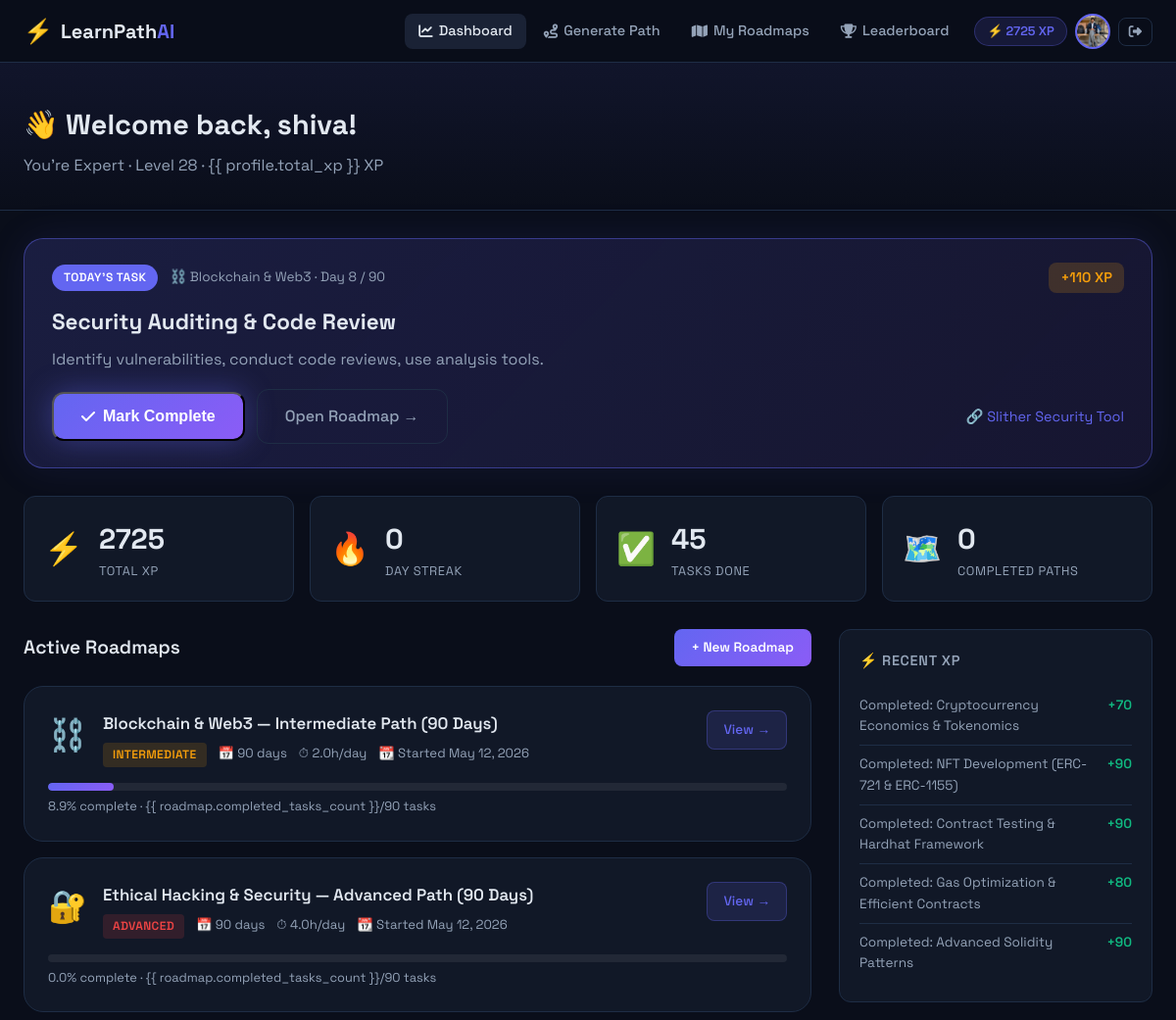
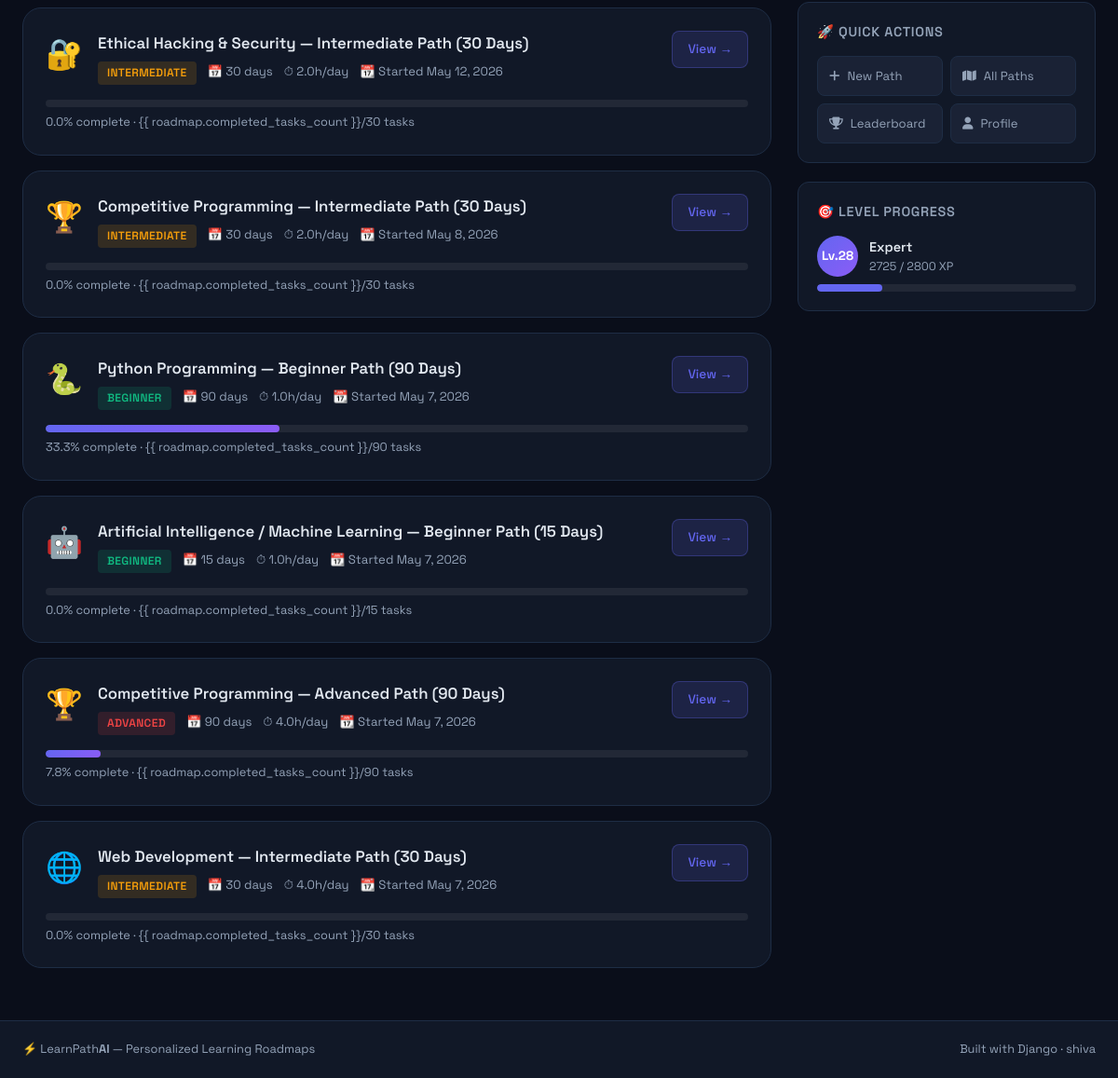
The page /dashboard/ (signed in) on the database its author committed (2 pictures, top to bottom).
### users/models.py (models this page shows, shortened)
class UserProfile(models.Model):
    EXPERIENCE_CHOICES = [
        ('beginner', 'Beginner'),
        ('intermediate', 'Intermediate'),
        ('advanced', 'Advanced'),
    ]
    user = models.OneToOneField(User, on_delete=models.CASCADE, related_name='profile')
    bio = models.TextField(blank=True, max_length=500)
    avatar = models.ImageField(upload_to='avatars/', null=True, blank=True)
    experience_level = models.CharField(max_length=20, choices=EXPERIENCE_CHOICES, default='beginner')
    daily_study_hours = models.FloatField(default=1.0)
    total_xp = models.IntegerField(default=0)
    streak_days = models.IntegerField(default=0)
    last_activity = models.DateTimeField(null=True, blank=True)
    joined_at = models.DateTimeField(auto_now_add=True)
    class Meta:
        verbose_name = 'User Profile'
        verbose_name_plural = 'User Profiles'
    @property
    def level_title(self):
        if self.total_xp < 100:
            return 'Novice'
        elif self.total_xp < 500:
            return 'Apprentice'
        elif self.total_xp < 1500:
            return 'Scholar'
        elif self.total_xp < 3000:
            return 'Expert'
        else:
            return 'Master'
    @property
    def level_number(self):
        return max(1, self.total_xp // 100 + 1)

### roadmap/models.py (models this page shows, shortened)
class RoadmapTask(models.Model):
    roadmap = models.ForeignKey(Roadmap, on_delete=models.CASCADE, related_name='tasks')
    topic = models.ForeignKey(Topic, on_delete=models.SET_NULL, null=True)
    day_number = models.IntegerField()
    title = models.CharField(max_length=200)
    description = models.TextField()
    task_details = models.TextField()  # specific tasks to do
    resource_url = models.URLField(blank=True)
    resource_title = models.CharField(max_length=200, blank=True)
    difficulty = models.IntegerField(default=2, choices=[(i, str(i)) for i in range(1, 6)])
    estimated_minutes = models.IntegerField(default=60)
    xp_reward = models.IntegerField(default=10)
    is_completed = models.BooleanField(default=False)
    completed_at = models.DateTimeField(null=True, blank=True)
    class Meta:
        ordering = ['roadmap', 'day_number']
        unique_together = ['roadmap', 'day_number']
        verbose_name = 'Roadmap Task'
        verbose_name_plural = 'Roadmap Tasks'

class Roadmap(models.Model):
    DURATION_CHOICES = [
        (15, '15 Days'),
        (30, '30 Days'),
        (60, '60 Days'),
        (90, '90 Days'),
    ]
    STATUS_CHOICES = [
        ('active', 'Active'),
        ('completed', 'Completed'),
        ('paused', 'Paused'),
        ('abandoned', 'Abandoned'),
    ]
    user = models.ForeignKey(User, on_delete=models.CASCADE, related_name='roadmaps')
    skill = models.ForeignKey(Skill, on_delete=models.CASCADE)
    title = models.CharField(max_length=200)
    level = models.CharField(max_length=20, choices=[
        ('beginner', 'Beginner'),
        ('intermediate', 'Intermediate'),
        ('advanced', 'Advanced'),
    ])
    daily_hours = models.FloatField(default=1.0)
    duration_days = models.IntegerField()
    status = models.CharField(max_length=20, choices=STATUS_CHOICES, default='active')
    start_date = models.DateField(auto_now_add=True)
    target_end_date = models.DateField(null=True, blank=True)
    completed_at = models.DateTimeField(null=True, blank=True)
    created_at = models.DateTimeField(auto_now_add=True)
    class Meta:
        ordering = ['-created_at']
        verbose_name = 'Roadmap'
        verbose_name_plural = 'Roadmaps'
    @property
    def total_tasks(self):
        return self.tasks.count()
    @property
    def completed_tasks_count(self):
        return self.tasks.filter(is_completed=True).count()
    @property
    def progress_percentage(self):
        total = self.total_tasks
        if total == 0:
            return 0
        return round((self.completed_tasks_count / total) * 100, 1)

class Skill(models.Model):
    CATEGORY_CHOICES = [
        ('cs_fundamentals', 'CS Fundamentals'),
        ('web_development', 'Web Development'),
        ('data_science', 'Data Science & AI'),
        ('programming', 'Programming Languages'),
        ('competitive', 'Competitive Programming'),
        ('blockchain', 'Blockchain & Web3'),
        ('ethical_hacking', 'Ethical Hacking & Security'),
        ('devops', 'DevOps & Cloud'),
        ('system_design', 'System Design'),
        ('mobile', 'Mobile Development'),
        ('gamedev', 'Game Development'),
        ('data_engineering', 'Data Engineering'),
        ('java_backend', 'Java & Spring Boot'),
    ]
    name = models.CharField(max_length=100, unique=True)
    slug = models.SlugField(max_length=100, unique=True)
    description = models.TextField()
    category = models.CharField(max_length=30, choices=CATEGORY_CHOICES)
    icon = models.CharField(max_length=50, default='📚')  # emoji icon
    color = models.CharField(max_length=20, default='#6366f1')  # hex color
    is_active = models.BooleanField(default=True)
    created_at = models.DateTimeField(auto_now_add=True)
    class Meta:
        ordering = ['name']
        verbose_name = 'Skill'
        verbose_name_plural = 'Skills'

### progress/models.py (models this page shows, shortened)
class XPLog(models.Model):
    XP_REASONS = [
        ('task_complete', 'Task Completed'),
        ('streak_bonus', 'Streak Bonus'),
        ('roadmap_complete', 'Roadmap Completed'),
        ('daily_login', 'Daily Login'),
        ('perfect_day', 'Perfect Day'),
    ]
    user = models.ForeignKey(User, on_delete=models.CASCADE, related_name='xp_logs')
    reason = models.CharField(max_length=30, choices=XP_REASONS)
    xp_amount = models.IntegerField()
    description = models.CharField(max_length=200)
    earned_at = models.DateTimeField(auto_now_add=True)
    related_task = models.ForeignKey(RoadmapTask, on_delete=models.SET_NULL, null=True, blank=True)
    class Meta:
        ordering = ['-earned_at']
        verbose_name = 'XP Log'
        verbose_name_plural = 'XP Logs'

### dashboard/views.py (the view)
# urls.py: path('dashboard/', views.DashboardView.as_view(), name='dashboard'),
@method_decorator(login_required, name='dispatch')
class DashboardView(View):
    template_name = 'dashboard/dashboard.html'
    def get(self, request):
        user = request.user
        active_roadmaps = Roadmap.objects.filter(user=user, status='active').order_by('-created_at')
        completed_roadmaps = Roadmap.objects.filter(user=user, status='completed').count()
        recent_xp = XPLog.objects.filter(user=user).order_by('-earned_at')[:5]
        suggestions = AdaptiveSuggestion.objects.filter(user=user, is_read=False)[:3]
        total_tasks = sum(r.total_tasks for r in active_roadmaps)
        completed_tasks = sum(r.completed_tasks_count for r in active_roadmaps)
        next_task = (
            RoadmapTask.objects
            .filter(roadmap__user=user, roadmap__status='active', is_completed=False)
            .order_by('-roadmap__created_at', 'day_number')
            .select_related('roadmap', 'roadmap__skill')
            .first()
        )
        ctx = {
            'active_roadmaps': active_roadmaps,
            'completed_roadmaps': completed_roadmaps,
            'recent_xp': recent_xp,
            'suggestions': suggestions,
            'total_tasks': total_tasks,
            'completed_tasks': completed_tasks,
            'profile': user.profile,
            'next_task': next_task,
        }
        return render(request, self.template_name, ctx)

### templates/dashboard/dashboard.html (shortened to what this page needs)
{% extends 'base.html' %} {% load dashboard_extras %} {% load affiliate_tags %}  {% block content %}
<div class="page-header">
  <div class="container">
    <h1>👋 Welcome back, {{ user.first_name|default:user.username }}!</h1>
    <p>
      You're {{ profile.level_title }} · Level {{ profile.level_number }} · {{
      profile.total_xp }} XP
    </p>
  </div>
</div>
<div class="container dashboard-grid">
  {% if next_task %}
  <div class="today-task-card" id="todayTaskCard">
    <div class="today-task-header">
      <div class="today-task-label">
        <span class="today-task-pill">Today's Task</span>
        <span class="today-task-meta">
          {{ next_task.roadmap.skill.icon }} {{ next_task.roadmap.skill.name }}
          · Day {{ next_task.day_number }} / {{ next_task.roadmap.duration_days }}
        </span>
      </div>
      <div class="today-task-xp">+{{ next_task.xp_reward }} XP</div>
    </div>
    <h2 class="today-task-title">{{ next_task.title }}</h2>
    <p class="today-task-desc">{{ next_task.description }}</p>
    <div class="today-task-actions">
      <button
        class="btn-hero-primary"
        id="todayTaskCompleteBtn"
        data-task-id="{{ next_task.id }}">
        <i class="fas fa-check"></i> Mark Complete
      </button>
      <a href="{% url 'roadmap:detail' next_task.roadmap.pk %}" class="btn-hero-secondary">
        Open Roadmap →
      </a>
      {% if next_task.resource_url %}
      <a href="{{ next_task.resource_url|affiliate }}" target="_blank" rel="noopener sponsored" class="today-task-resource">
        🔗 {{ next_task.resource_title|default:"Resource" }}
      </a>
      {% endif %}
    </div>
  </div>
  {% endif %}
  <div class="stats-row">
    <div class="stat-card stat-xp">
      <div class="stat-icon">⚡</div>
      <div class="stat-info">
        <div class="stat-value">{{ profile.total_xp }}</div>
        <div class="stat-name">Total XP</div>
      </div>
    </div>
    <div class="stat-card stat-streak">
      <div class="stat-icon">🔥</div>
      <div class="stat-info">
        <div class="stat-value">{{ profile.streak_days }}</div>
        <div class="stat-name">Day Streak</div>
      </div>
    </div>
    <div class="stat-card stat-completed">
      <div class="stat-icon">✅</div>
      <div class="stat-info">
        <div class="stat-value">{{ completed_tasks }}</div>
        <div class="stat-name">Tasks Done</div>
      </div>
    </div>
    <div class="stat-card stat-roadmaps">
      <div class="stat-icon">🗺️</div>
      <div class="stat-info">
        <div class="stat-value">{{ completed_roadmaps }}</div>
        <div class="stat-name">Completed Paths</div>
      </div>
    </div>
  </div>
  <div class="dashboard-section">
    <div class="section-title-row">
      <h2>Active Roadmaps</h2>
      <a href="{% url 'roadmap:generate' %}" class="btn-sm-primary"
        >+ New Roadmap</a
      >
    </div>
    {% if active_roadmaps %} {% for roadmap in active_roadmaps %}
    <div class="roadmap-card">
      <div class="roadmap-header">
        <div class="roadmap-skill-icon">{{ roadmap.skill.icon }}</div>
        <div class="roadmap-info">
          <h3>{{ roadmap.title }}</h3>
          <div class="roadmap-meta">
            <span class="badge badge-{{ roadmap.level }}"
              >{{ roadmap.get_level_display }}</span
            >
            <span>📅 {{ roadmap.duration_days }} days</span>
            <span>⏱ {{ roadmap.daily_hours }}h/day</span>
            <span>📆 Started {{ roadmap.start_date }}</span>
          </div>
        </div>
        <a href="{% url 'roadmap:detail' roadmap.pk %}" class="btn-view"
          >View →</a
        >
      </div>
      <div class="progress-bar-container">
        <div class="progress-bar-track">
          <div
            class="progress-bar-fill"
            style="width: {{ roadmap.progress_percentage }}%"
            data-width="{{ roadmap.progress_percentage }}"
          ></div>
        </div>
        <span class="progress-label"
          >{{ roadmap.progress_percentage }}% complete · {{
          roadmap.completed_tasks_count }}/{{ roadmap.total_tasks }} tasks</span
        >
      </div>
    </div>
    {% endfor %} {% endif %}
  </div>
  <div class="dashboard-sidebar">
    <div class="widget">
      <h3>⚡ Recent XP</h3>
      {% if recent_xp %} {% for log in recent_xp %}
      <div class="xp-log-item">
        <span class="xp-desc">{{ log.description }}</span>
        <span class="xp-amount">+{{ log.xp_amount }}</span>
      </div>
      {% endfor %} {% else %}
      <p class="widget-empty">Complete tasks to earn XP!</p>
      {% endif %}
    </div>
    <div class="widget">
      <h3>🚀 Quick Actions</h3>
      <div class="quick-actions">
        <a href="{% url 'roadmap:generate' %}" class="quick-action"
          ><i class="fas fa-plus"></i> New Path</a
        >
        <a href="{% url 'roadmap:my_roadmaps' %}" class="quick-action"
          ><i class="fas fa-map"></i> All Paths</a
        >
        <a href="{% url 'progress:leaderboard' %}" class="quick-action"
          ><i class="fas fa-trophy"></i> Leaderboard</a
        >
        <a href="{% url 'users:profile' %}" class="quick-action"
          ><i class="fas fa-user"></i> Profile</a
        >
      </div>
    </div>
    <div class="widget">
      <h3>🎯 Level Progress</h3>
      <div class="level-info">
        <div class="level-badge">Lv.{{ profile.level_number }}</div>
        <div class="level-details">
          <div class="level-title">{{ profile.level_title }}</div>
          <div class="level-xp">
            {{ profile.total_xp }} / {{ profile.level_number }}00 XP
          </div>
        </div>
      </div>
      <div class="progress-bar-track" style="margin-top: 8px">
        <div
          class="progress-bar-fill"
          style="width: {% widthratio profile.total_xp|modulo:100 100 100 %}%; background: var(--accent)"
        ></div>
      </div>
    </div>
  </div>
</div>
{% endblock %}

### templates/base.html (shortened to what this page needs)
<!DOCTYPE html>
<html lang="en" data-theme="dark">
<head>
    {% load static %}
    <link rel="stylesheet" href="https://cdnjs.cloudflare.com/ajax/libs/font-awesome/6.5.0/css/all.min.css">
    <link rel="stylesheet" href="{% static 'css/main.css' %}">
</head>
<body>
<nav class="navbar">
    <div class="nav-container">
        <a href="{% url 'dashboard:home' %}" class="nav-brand">
            <span class="brand-icon">⚡</span>
            <span class="brand-text">LearnPath<span class="brand-accent">AI</span></span>
        </a>
        <div class="nav-links">
            {% if user.is_authenticated %}
                <a href="{% url 'dashboard:dashboard' %}" class="nav-link {% if request.resolver_match.url_name == 'dashboard' %}active{% endif %}">
                    <i class="fas fa-chart-line"></i> Dashboard
                </a>
                <a href="{% url 'roadmap:generate' %}" class="nav-link {% if 'generate' in request.path %}active{% endif %}">
                    <i class="fas fa-route"></i> Generate Path
                </a>
                <a href="{% url 'roadmap:my_roadmaps' %}" class="nav-link">
                    <i class="fas fa-map"></i> My Roadmaps
                </a>
                <a href="{% url 'progress:leaderboard' %}" class="nav-link">
                    <i class="fas fa-trophy"></i> Leaderboard
                </a>
                <div class="nav-user">
                    <div class="user-xp">⚡ {{ user.profile.total_xp }} XP</div>
                    <a href="{% url 'users:profile' %}" class="user-avatar">
                        {% if user.profile.avatar %}
                            <img src="{{ user.profile.avatar.url }}" alt="avatar">
                        {% else %}
                            <span>{{ user.username|first|upper }}</span>
                        {% endif %}
                    </a>
                    <form method="post" action="{% url 'users:logout' %}" style="display:inline;">
                        <button type="submit" class="btn-logout">
                            <i class="fas fa-sign-out-alt"></i>
                        </button>
                    </form>
                </div>
            {% else %}
                <a href="{% url 'users:login' %}" class="nav-link">Login</a>
                <a href="{% url 'users:register' %}" class="btn-primary-sm">Get Started</a>
            {% endif %}
        </div>
    </div>
</nav>
<main class="main-content">
    {% block content %}{% endblock %}
</main>
<footer class="footer">
    <div class="footer-inner">
        <span>⚡ LearnPath<strong>AI</strong> — Personalized Learning Roadmaps</span>
        <span class="footer-right">Built with Django · {{ user.username|default:"" }}</span>
    </div>
</footer>
</body>
</html>

### rows shown on the page
UserProfile: level_title "Expert", level_number "28", total_xp "2725", streak_days "0"
RoadmapTask: roadmap.skill.icon "⛓️", roadmap.skill.name "Blockchain & Web3", day_number "8", roadmap.duration_days "90", xp_reward "110", title "Security Auditing & Code Review", description "Identify vulnerabilities, conduct code reviews, use analysis tools.", resource_title "Slither Security Tool"
Roadmap: skill.icon "⛓️", title "Blockchain & Web3 — Intermediate Path (90 Days)", level "INTERMEDIATE", duration_days "90", daily_hours "2.0", start_date "May 12, 2026", progress_percentage "8.9", total_tasks "90"
Roadmap: skill.icon "🔐", title "Ethical Hacking & Security — Advanced Path (90 Days)", level "ADVANCED", duration_days "90", daily_hours "4.0", start_date "May 12, 2026", progress_percentage "0.0", total_tasks "90"
Roadmap: skill.icon "🔐", title "Ethical Hacking & Security — Intermediate Path (30 Days)", level "INTERMEDIATE", duration_days "30", daily_hours "2.0", start_date "May 12, 2026", progress_percentage "0.0", total_tasks "30"
Roadmap: skill.icon "🏆", title "Competitive Programming — Intermediate Path (30 Days)", level "INTERMEDIATE", duration_days "30", daily_hours "2.0", start_date "May 8, 2026", progress_percentage "0.0", total_tasks "30"
Roadmap: skill.icon "🐍", title "Python Programming — Beginner Path (90 Days)", level "BEGINNER", duration_days "90", daily_hours "1.0", start_date "May 7, 2026", progress_percentage "33.3", total_tasks "90"
Roadmap: skill.icon "🤖", title "Artificial Intelligence / Machine Learning — Beginner Path (15 Days)", level "BEGINNER", duration_days "15", daily_hours "1.0", start_date "May 7, 2026", progress_percentage "0.0", total_tasks "15"
Roadmap: skill.icon "🏆", title "Competitive Programming — Advanced Path (90 Days)", level "ADVANCED", duration_days "90", daily_hours "4.0", start_date "May 7, 2026", progress_percentage "7.8", total_tasks "90"
Roadmap: skill.icon "🌐", title "Web Development — Intermediate Path (30 Days)", level "INTERMEDIATE", duration_days "30", daily_hours "4.0", start_date "May 7, 2026", progress_percentage "0.0", total_tasks "30"
XPLog: description "Completed: Cryptocurrency Economics & Tokenomics", xp_amount "70"
XPLog: description "Completed: NFT Development (ERC-721 & ERC-1155)", xp_amount "90"
XPLog: description "Completed: Contract Testing & Hardhat Framework", xp_amount "90"
XPLog: description "Completed: Gas Optimization & Efficient Contracts", xp_amount "80"
XPLog: description "Completed: Advanced Solidity Patterns", xp_amount "90"

### other values the page prints
{{ user.profile.total_xp }} "2725"
{{ user.first_name|default:user.username }} "shiva"
{{ completed_tasks }} "45"
{{ completed_roadmaps }} "0"
{{ user.username|default:"" }} "shiva"
